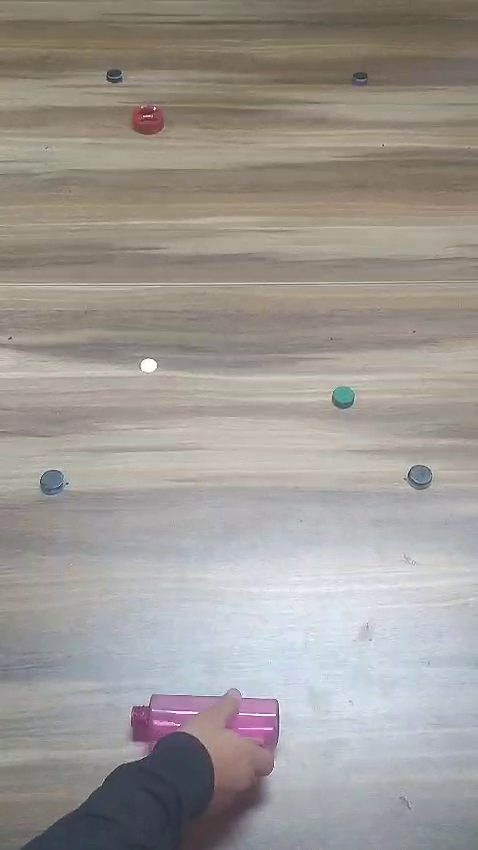
#> input picture frame 23 of 200.mp4, 478 x 850 px, given in place of 100.mp4, which was not available
$ python demo.py
#> lines starting #> are read from the running program, lines starting #| are printed output that depends on the picture; after the words box and inside, x2 and y2 are one past the last pixel; in counts of white or black regions, pixels touching at a corner belong together; pictures that were not available may be replaced by others from this repository, and a replacement may not be noted
#> further down, frame_A is the input picture: shape (850, 478, 3); mean B, G, R 148.2, 153.3, 157.9
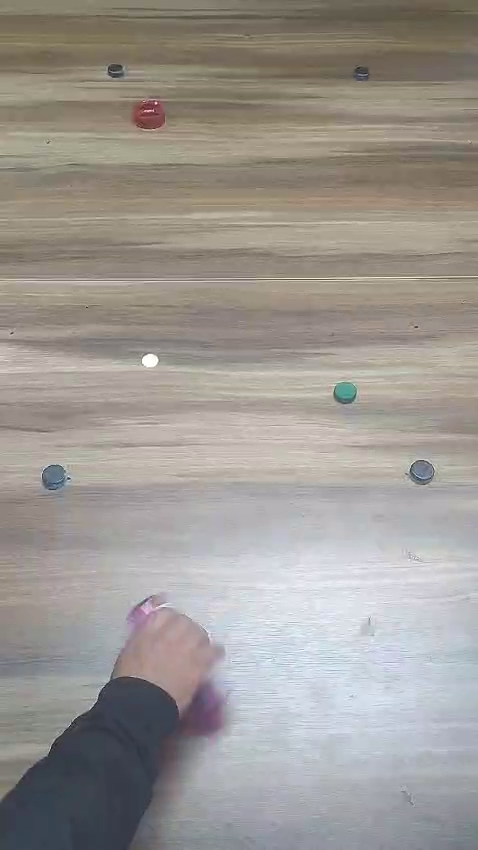
#> input picture frame 5 of 200.mp4, 478 x 850 px
#> further down, frame_B is the input picture: shape (850, 478, 3); mean B, G, R 146.9, 152, 156.8
import cv2
import numpy as np
from typing import Dict, List, Tuple

# Configs for HSV thresholds + contour-area limits for the dot colours and edges for frames
CONFIG: dict[str, Dict[int, Dict[str, int]]] = {
    "edges_top": {
        1: dict(l_h=80,  l_s=90,  l_v=187,  u_h=139, u_s=189, u_v=255, min_area=170, max_area=3000),
        2: dict(l_h=0,   l_s=0,   l_v=0,    u_h=255, u_s=255, u_v=85,  min_area=35,  max_area=420),
    },
    "edges_bottom": {
        1: dict(l_h=94,  l_s=45,  l_v=0,  u_h=111, u_s=153, u_v=201, min_area=170, max_area=3000),
        2: dict(l_h=0,   l_s=0,   l_v=0,    u_h=255, u_s=255, u_v=85,  min_area=35,  max_area=420),
    },
    "white": {
        1: dict(l_h=0,   l_s=0,   l_v=250,  u_h=105, u_s=15,  u_v=255, min_area=40,  max_area=450),
        2: dict(l_h=0,   l_s=0,   l_v=245,  u_h=90,  u_s=21,  u_v=255, min_area=50,  max_area=470),
    },
    "black": {
        1: dict(l_h=33,  l_s=61,  l_v=68,   u_h=99,  u_s=206, u_v=197, min_area=50,  max_area=900),
        2: dict(l_h=33,  l_s=61,  l_v=68,   u_h=99,  u_s=206, u_v=197, min_area=50,  max_area=900),
    },
    "output_size": {1: (460, 900), 2: (460, 900)},  # width, height
    "resize":      {1: 0.60, 2: 0.90},              # display shrink factors
    "video": {
        "A": "100.mp4",  # left camera
        "B": "200.mp4",  # right camera
        "start_A": 23,   # frame offset
        "start_B": 5,
    },
}

DOT_CFG = {
    "white": {
        "lower": (0,   0,   250),
        "upper": (105, 15,  255),
     },
    "black": {
        "lower": (33,  61,   68),
        "upper": (99, 206,  197),
     },
}

DOT_CFG_2 = {
    "white": {
        "lower": (0,   0,   245),
        "upper": (90,  21,  255),
     },
    "black": {
        "lower": (33,  61,   68),
        "upper": (99, 206,  197),
     },
}

def order_points(points):

    # Convert to numpy array
    points = np.array(points, dtype="float32")

    # Sum and difference of points to find corners
    s = points.sum(axis=1)  # Sum of x + y
    diff = np.diff(points, axis=1)  # Difference x - y

    # Top-left: smallest sum
    top_left = points[np.argmin(s)]
    # Bottom-right: largest sum
    bottom_right = points[np.argmax(s)]
    # Top-right: smallest difference
    top_right = points[np.argmin(diff)]
    # Bottom-left: largest difference
    bottom_left = points[np.argmax(diff)]

    return np.array([top_left, top_right, bottom_right, bottom_left], dtype="float32")

def warp_perspective(image, points, output_size):


    # Define the source and destination points
    src_points = np.array(points, dtype="float32")
    dst_points = np.array([
        [0, 0],
        [output_size[0] - 1, 0],
        [output_size[0] - 1, output_size[1] - 1],
        [0, output_size[1] - 1]
    ], dtype="float32")


    # Calculate the perspective transformation matrix

    start_tick = cv2.getTickCount()
    # matrix = cv2.getPerspectiveTransform(src_points, dst_points)  # avg time: 0.000021 seconds
    matrix, _ = cv2.findHomography(src_points, dst_points, cv2.RANSAC) #avg  time: 0.000108 seconds
    end_tick = cv2.getTickCount()
    total_PerspectiveTransform_time.append((end_tick - start_tick) / cv2.getTickFrequency())

    # Perform the perspective warp
    start_tick = cv2.getTickCount()
    warped_image = cv2.warpPerspective(image, matrix, output_size)
    end_tick = cv2.getTickCount()
    total_warpPerspective_time.append((end_tick - start_tick) / cv2.getTickFrequency())

    return warped_image

def homographic_stitch_image(img2, img1, white2, white1, black2, black1):
    # Compute transformation matrix
    try:
        src_points = np.array([white2, black2], dtype=np.float32)
        dst_points = np.array([white1, black1], dtype=np.float32)
        M, _ = cv2.estimateAffinePartial2D(src_points, dst_points)

        # Get dimensions of both images
        h1, w1 = img1.shape[:2]
        h2, w2 = img2.shape[:2]

        # Transform corners of img2 to find output bounds
        corners_img2 = np.array([[0, 0], [w2, 0], [w2, h2], [0, h2]], dtype=np.float32)
        warped_corners = cv2.transform(corners_img2.reshape(-1, 1, 2), M).reshape(-1, 2)

        # Combine with img1 corners to get full bounds
        all_corners = np.vstack([warped_corners, np.array([[0, 0], [w1, 0], [0, h1], [w1, h1]])])
        x_min, y_min = np.floor(all_corners.min(axis=0)).astype(int)
        x_max, y_max = np.ceil(all_corners.max(axis=0)).astype(int)

        # Calculate canvas size and offset
        canvas_width = x_max - x_min
        canvas_height = y_max - y_min
        offset_x = -x_min
        offset_y = -y_min

        # Adjust transformation matrix for canvas placement
        M[0, 2] += offset_x
        M[1, 2] += offset_y

        # Warp img2 onto the canvas
        img2_warped = cv2.warpAffine(img2, M, (canvas_width, canvas_height))

        # Place img1 onto the canvas
        canvas = np.zeros((canvas_height, canvas_width, 3), dtype=np.uint8)
        canvas[offset_y:offset_y+h1, offset_x:offset_x+w1] = img1

        # Blend images (use np.maximum for simple overlay instead of addWeighted)
        result = cv2.addWeighted(canvas, 0.5, img2_warped, 0.5, 0)

        height, width = result.shape[:2]

        # Calculate half dimensions
        new_width = int(width * 0.7)
        new_height = int(height * 0.7)

        # Resize the image to half size
        result = cv2.resize(result, (new_width, new_height))

        # Alternative: Direct overlay (uncomment if preferwhite)
        # mask = (img2_warped > 0).astype(np.uint8)
        # result = canvas * (1 - mask) + img2_warped * mask
        cv2.imshow('Stitched Image with Homo matrice', result)
        return result
    except:
        return

def stitch_images_manual(img2, img1, white2, white1, black2, black1):
    """Stitch images using manually calculated rotation, scale, and translation."""
    # Calculate vectors between dots
    try:
        vec1 = np.array(black1) - np.array(white1)
        vec2 = np.array(black2) - np.array(white2)

        # Calculate rotation angle
        angle1 = np.arctan2(vec1[1], vec1[0])
        angle2 = np.arctan2(vec2[1], vec2[0])
        theta = angle1 - angle2

        # Calculate scale factor
        scale = np.linalg.norm(vec1) / (np.linalg.norm(vec2) + 1e-6)  # Prevent division by zero

        # Calculate translation components
        x2, y2 = white2
        x1, y1 = white1
        tx = x1 - scale * (x2 * np.cos(theta) - y2 * np.sin(theta))
        ty = y1 - scale * (x2 * np.sin(theta) + y2 * np.cos(theta))

        # Build affine matrix
        M = np.array([
            [scale * np.cos(theta), -scale * np.sin(theta), tx],
            [scale * np.sin(theta),  scale * np.cos(theta), ty]
        ], dtype=np.float32)

        # Create canvas to hold both images
        h1, w1 = img1.shape[:2]
        h2, w2 = img2.shape[:2]

        # Transform corners to find canvas bounds
        corners = np.array([[0, 0], [w2, 0], [w2, h2], [0, h2]], dtype=np.float32)
        warped_corners = cv2.transform(corners.reshape(-1, 1, 2), M).reshape(-1, 2)
        all_corners = np.vstack([warped_corners, [[0, 0], [w1, 0], [0, h1], [w1, h1]]])

        # Calculate canvas dimensions
        x_min, y_min = np.floor(all_corners.min(axis=0)).astype(int)
        x_max, y_max = np.ceil(all_corners.max(axis=0)).astype(int)
        canvas_w = x_max - x_min
        canvas_h = y_max - y_min

        # Adjust translation for canvas offset
        M[0, 2] -= x_min
        M[1, 2] -= y_min

        # Warp img2 onto canvas
        warped = cv2.warpAffine(img2, M, (canvas_w, canvas_h))

        # Place img1 onto canvas
        canvas = np.zeros((canvas_h, canvas_w, 3), dtype=np.uint8)
        offset_x = -x_min
        offset_y = -y_min
        canvas[offset_y:offset_y+h1, offset_x:offset_x+w1] = img1

        # Blend images
        result = cv2.addWeighted(canvas, 0.5, warped, 0.5, 0)

        height, width = result.shape[:2]

        # Calculate half dimensions
        new_width = int(width * 0.7)
        new_height = int(height * 0.7)

        # Resize the image to half size
        result = cv2.resize(result, (new_width, new_height))

        cv2.imshow('Stitched Image manualy', result)
        return result
    except:
        print("err")
        return

def extract_edges_and_anchors(frame,id_frame):
#> called with id_frame = 1
    current_frame_copy=frame.copy()
        # Get trackbar positions
    hsv_frame = cv2.cvtColor(current_frame_copy, cv2.COLOR_BGR2HSV)
#> hsv_frame: shape (1280, 720, 3); mean H, S, V 53.1, 30.9, 161.6

    # Define lower and upper bounds for the blue color
    if(id_frame==2 ):

        EDGE_HSV_BANDS = [
            # (lower-H, lower-S, lower-V) , (upper-H, upper-S, upper-V)
            ((94,  45,   0),  (111, 153, 201)),   # bottom band
            ((0,    0,   0),  (255, 255,  85)),   # top band
        ]

        # ── build the mask by OR-ing each band’s inRange result ───────────────────
        mask_edges = np.zeros(hsv_frame.shape[:2], dtype=np.uint8)  # start with all-black
        for lower, upper in EDGE_HSV_BANDS:
            mask_edges |= cv2.inRange(hsv_frame, np.array(lower), np.array(upper))

        # (optional) apply morphology once at the end
        kernel = cv2.getStructuringElement(cv2.MORPH_RECT, (3, 3))
        mask_edges = cv2.morphologyEx(mask_edges, cv2.MORPH_OPEN,  kernel)
        mask_edges = cv2.morphologyEx(mask_edges, cv2.MORPH_CLOSE, kernel)
        edges_min_area = 35
        edges_max_area = 420
    else:
        # ── single edge-detection HSV band for id_frame == 1 ───────────────────────
        EDGE_HSV_BAND = ((80, 90, 187),   # lower-H, S, V
                        (139, 189, 255)) # upper-H, S, V
        # build mask
        lower, upper = map(np.array, EDGE_HSV_BAND)
        mask_edges = cv2.inRange(hsv_frame, lower, upper)
#> mask_edges: shape (1280, 720); every value is 0

        # (optional) morphology
        kernel = cv2.getStructuringElement(cv2.MORPH_RECT, (3, 3))
        mask_edges = cv2.morphologyEx(mask_edges, cv2.MORPH_OPEN,  kernel)
        mask_edges = cv2.morphologyEx(mask_edges, cv2.MORPH_CLOSE, kernel)
        edges_min_area = 170
        edges_max_area = 3000

    # output_size = (800, 650) if id_frame==1 else (1050, 400)  # Replace with desiwhite output dimensions
    # output_size = (460  ,300*3 ) if id_frame==2 else (300*3,490  )  # Replace with desiwhite output dimensions
    output_size = (460  ,300*3 ) if id_frame==2 else (460  ,300*3 )  # Replace with desiwhite output dimensions

    kernel = cv2.getStructuringElement(cv2.MORPH_RECT, (3, 3))
    mask_edges = cv2.morphologyEx(mask_edges, cv2.MORPH_OPEN, kernel)
    mask_edges = cv2.morphologyEx(mask_edges, cv2.MORPH_CLOSE, kernel)
    contours_edges, _ = cv2.findContours(mask_edges, cv2.RETR_EXTERNAL, cv2.CHAIN_APPROX_SIMPLE)
#> contours_edges = []

    edges=[]
    H, W = frame.shape[:2]
    bord_perc_h=.05
    bord_perc_w=.01
    max_w=50
    max_h=50
    for cnt in contours_edges:
        x, y, w, h = cv2.boundingRect(cnt)
        if w<max_w and h<max_h and y < (int)(H*(1-bord_perc_h)) and x< (int)(W*1-bord_perc_w) and  y > (int)(H*bord_perc_h) and x> (int)(W*bord_perc_w) and cv2.contourArea(cnt) > edges_min_area and cv2.contourArea(cnt) < edges_max_area:
            center = (x + w // 2, y + h // 2)  # Calculate the center of the mark
            edges.append(center)
            cv2.circle(current_frame_copy, center, radius=7, color=(0, 12, 145 ), thickness=-1)  # Draw a filled circle
#> this loop made 0 passes
#> after the loop, edges = []

    # Perform the transformation
    warped=None
    try:
        warped = warp_perspective(frame, order_points(edges), output_size)
#> in order_points, `points = np.array(points, dtype="float32")`: points = empty array
        # cv2.circle(warped, center, radius=50, color=(0, 255, 255), thickness=-1)  # Draw a filled circle
        # if (warped is not None):
        #     cv2.imshow("warped", warped)
    except:
        warped=current_frame_copy

    # current_frame_copy=warped
    # Convert the current frame to HSV

    hsv_frame = cv2.cvtColor(warped, cv2.COLOR_BGR2HSV)

    mask_black_dot=[]
    mask_white_dot=[]

    black_min_area = 50
    black_max_area = 900

    if(id_frame==2):

        white_min_area = 50
        white_max_area = 470
        kernel = cv2.getStructuringElement(cv2.MORPH_RECT, (3, 3))

        # white-dot mask
        lw  = np.array(DOT_CFG_2["white"]["lower"])
        uw  = np.array(DOT_CFG_2["white"]["upper"])
        mask_white_dot = cv2.inRange(hsv_frame, lw, uw)
        mask_white_dot = cv2.morphologyEx(mask_white_dot, cv2.MORPH_OPEN,  kernel)
        mask_white_dot = cv2.morphologyEx(mask_white_dot, cv2.MORPH_CLOSE, kernel)

        # black-dot mask
        lb  = np.array(DOT_CFG_2["black"]["lower"])
        ub  = np.array(DOT_CFG_2["black"]["upper"])
        mask_black_dot = cv2.inRange(hsv_frame, lb, ub)
        mask_black_dot = cv2.morphologyEx(mask_black_dot, cv2.MORPH_OPEN,  kernel)
        mask_black_dot = cv2.morphologyEx(mask_black_dot, cv2.MORPH_CLOSE, kernel)

    else:
        white_min_area = 40
        white_max_area = 450
        # -------------------------------------------------------------
        kernel = cv2.getStructuringElement(cv2.MORPH_RECT, (3, 3))
#> kernel = [[1, 1, 1], [1, 1, 1], [1, 1, 1]]

        # ---- white dot mask ----
        lower_white = np.array(DOT_CFG["white"]["lower"])
        upper_white = np.array(DOT_CFG["white"]["upper"])
        mask_white_dot = cv2.inRange(hsv_frame, lower_white, upper_white)
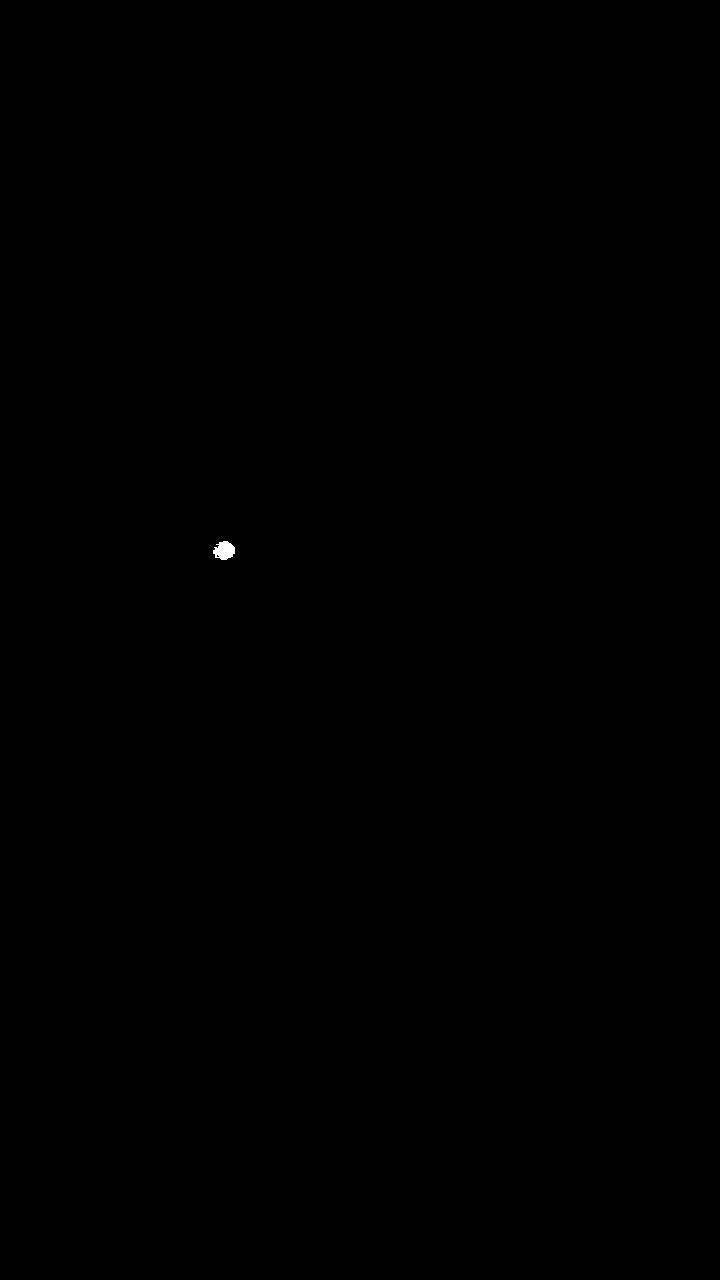
#> mask_white_dot: shape (1280, 720); 0.03% white; 1 white region, box (x1, y1, x2, y2) and area: (213, 541, 235, 560) 302
        mask_white_dot = cv2.morphologyEx(mask_white_dot, cv2.MORPH_OPEN,  kernel)
#> mask_white_dot: shape (1280, 720); 0.03% white; 1 white region, box (x1, y1, x2, y2) and area: (213, 541, 235, 560) 288
        mask_white_dot = cv2.morphologyEx(mask_white_dot, cv2.MORPH_CLOSE, kernel)

        # ---- black dot mask ----
        lower_black = np.array(DOT_CFG["black"]["lower"])
        upper_black = np.array(DOT_CFG["black"]["upper"])
        mask_black_dot = cv2.inRange(hsv_frame, lower_black, upper_black)
#> mask_black_dot: shape (1280, 720); 0.07% white; 1 white region, box (x1, y1, x2, y2) and area: (504, 584, 533, 612) 674
        mask_black_dot = cv2.morphologyEx(mask_black_dot, cv2.MORPH_OPEN,  kernel)
#> mask_black_dot: shape (1280, 720); 0.07% white; 1 white region
        mask_black_dot = cv2.morphologyEx(mask_black_dot, cv2.MORPH_CLOSE, kernel)

    # Find contours in the mask
    contours_white_dot, _ = cv2.findContours(mask_white_dot, cv2.RETR_EXTERNAL, cv2.CHAIN_APPROX_SIMPLE)
#> contours_white_dot = 1 contour; box (x1, y1, x2, y2) and area: (213, 541, 235, 560) 258
    contours_black_dot, _ = cv2.findContours(mask_black_dot, cv2.RETR_EXTERNAL, cv2.CHAIN_APPROX_SIMPLE)
#> contours_black_dot = 1 contour; box (x1, y1, x2, y2) and area: (504, 584, 533, 611) 624

    rect_points = np.array(edges, dtype=np.int32)
#> rect_points = empty array
    rect_points = rect_points.reshape((-1, 1, 2))  # Reshape for use with cv2 functions
    #order points

    # cv2.polylines(current_frame_copy, [rect_points], isClosed=True, color=(255, 255, 0), thickness=3)
    rect_points = cv2.convexHull(rect_points, clockwise=True)
    cv2.polylines(current_frame_copy, [rect_points], isClosed=True, color=(255, 0, 0), thickness=2)

    # Filter contours based on area and draw circles around detected corners

    white_dot=[]
    for cnt in contours_white_dot:
        if cv2.contourArea(cnt) > white_min_area and cv2.contourArea(cnt) < white_max_area:
            x, y, w, h = cv2.boundingRect(cnt)
            center = (x + w // 2, y + h // 2)  # Calculate the center of the mark
            cv2.circle(warped, center, radius=12, color=(12, 20, 190), thickness=-1)  # Draw a filled circle
            if(len(last_white_dots[id_frame-1])==0):
                last_white_dots[id_frame-1]=center
                white_dot.append(center)
                break

            if(len(last_white_dots[id_frame-1])>0):
                if ((last_white_dots[id_frame-1][0]-center[0])**2 + (last_white_dots[id_frame-1][1]-center[1])**2)**0.5 < 100:
                    last_white_dots[id_frame-1]=center
                    white_dot.append(center)
                    break
#> this loop made 1 pass
#> (x, y, w, h, center) on pass 1: (213, 541, 22, 19, (224, 550))
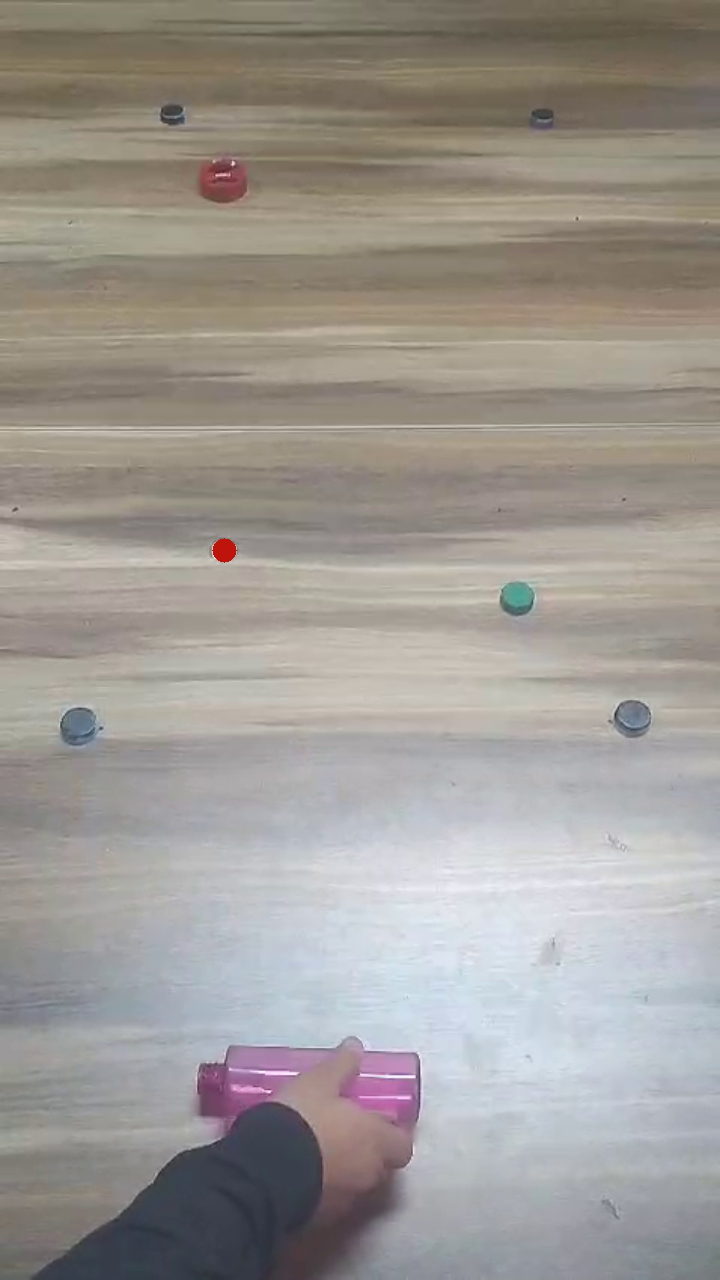
#> warped: shape (1280, 720, 3); mean B, G, R 147.9, 153.1, 157.7
#> after the loop, last_white_dots = [(224, 550), []]; white_dot = [(224, 550)]
    black_dot=[]

    for cnt in contours_black_dot:
        if cv2.contourArea(cnt) > black_min_area and cv2.contourArea(cnt) < black_max_area:
            x, y, w, h = cv2.boundingRect(cnt)
            center = (x + w // 2, y + h // 2)  # Calculate the center of the mark
            cv2.circle(warped, center, radius=12, color=(12, 120, 1), thickness=-1)  # Draw a filled circle
            if(len(last_black_dots[id_frame-1])==0):
                last_black_dots[id_frame-1]=center
                black_dot.append(center)
                break

            if(len(last_black_dots[id_frame-1])>0):
                if ((last_black_dots[id_frame-1][0]-center[0])**2 + (last_black_dots[id_frame-1][1]-center[1])**2)**0.5 < 100:
                    last_black_dots[id_frame-1]=center
                    black_dot.append(center)
                    break
#> this loop made 1 pass
#> (x, y, w, h, center) on pass 1: (504, 584, 29, 27, (518, 597))
#> (the rest of the program and of its run is left out)
